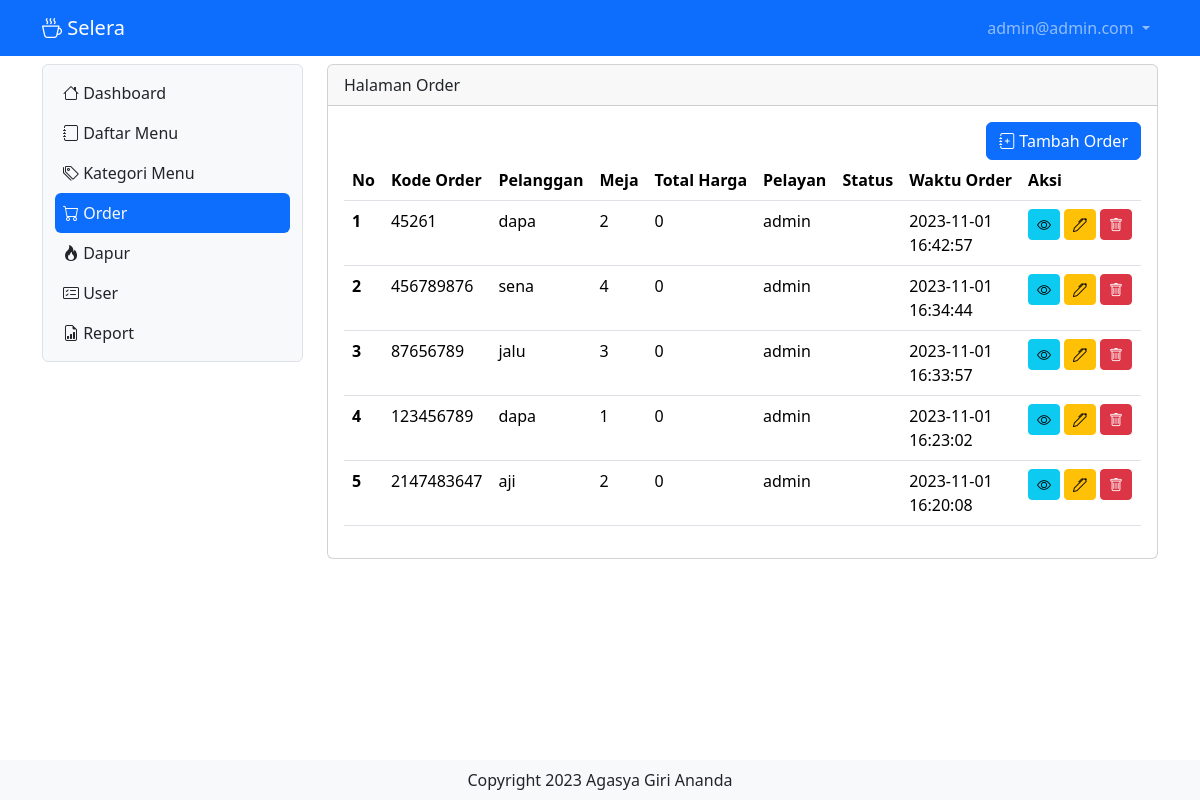
The app's page /order (signed in), older data.
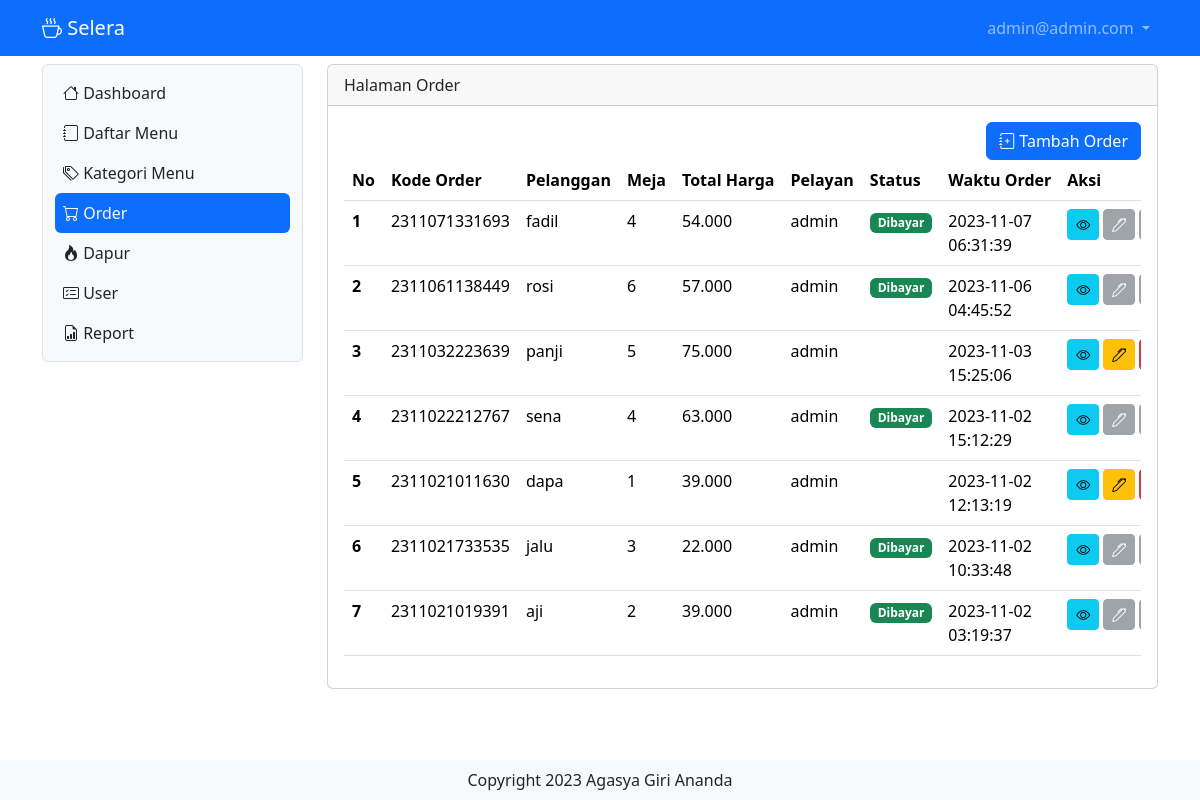
The same page, newer data.
### tables this page shows
CREATE TABLE `tb_order` (
  `id_order` bigint(20) NOT NULL,
  `pelanggan` varchar(255) NOT NULL,
  `meja` int(11) NOT NULL,
  `pelayan` int(11) NOT NULL,
  `waktu_order` timestamp NOT NULL DEFAULT current_timestamp() ON UPDATE current_timestamp()
);

CREATE TABLE `tb_user` (
  `id` int(11) NOT NULL,
  `nama` varchar(255) NOT NULL,
  `username` varchar(255) NOT NULL,
  `password` varchar(255) NOT NULL,
  `level` int(10) NOT NULL,
  `nohp` varchar(15) NOT NULL,
  `alamat` varchar(300) NOT NULL
);

### order.php (the view, shortened to what this page needs)
<?php
include "proses/connect.php";
$query = mysqli_query($conn, "SELECT *, SUM(harga*jumlah) AS harganya FROM tb_order
        LEFT JOIN tb_user on tb_user.id = tb_order.pelayan
        LEFT JOIN tb_list_order ON tb_list_order.kode_order = tb_order.id_order
        LEFT JOIN tb_daftar_menu ON tb_daftar_menu.id = tb_list_order.menu
        LEFT JOIN tb_bayar ON tb_bayar.id_bayar = tb_order.id_order
        GROUP BY id_order ORDER BY waktu_order DESC
        ");
while ($record = mysqli_fetch_array($query)) {
    $result[] = $record;
}
?>
<div class="col-lg-9 mt-2">
    <div class="card">
        <div class="card-header">
            Halaman Order
        </div>
        <div class="card-body">
            <div class="row">
                <div class="col d-flex justify-content-end">
                    <button class="btn btn-primary" data-bs-toggle="modal" data-bs-target="#ModalTambahUser"><i
                            class="bi bi-journal-plus"></i> Tambah Order</button>
                </div>
            </div>
            <?php
            if (empty($result)) {
                echo "Data makanan atau minuman tidak ada";
            } else {
                    ?>
                <div class="table-responsive">
                    <table class="table table-hover">
                        <thead>
                            <tr class="text-nowrap">
                                <th scope="col">No</th>
                                <th scope="col">Kode Order</th>
                                <th scope="col">Pelanggan</th>
                                <th scope="col">Meja</th>
                                <th scope="col">Total Harga</th>
                                <th scope="col">Pelayan</th>
                                <th scope="col">Status</th>
                                <th scope="col">Waktu Order</th>
                                <th scope="col">Aksi</th>
                            </tr>
                        </thead>
                        <tbody>
                            <?php
                            $no = 1;
                            foreach ($result as $row) {
                                ?>
                                <tr>
                                    <th scope="row">
                                        <?php echo $no++ ?>
                                    </th>
                                    <td>
                                        <?php echo $row['id_order'] ?>
                                    </td>
                                    <td>
                                        <?php echo $row['pelanggan'] ?>
                                    </td>
                                    <td>
                                        <?php echo $row['meja'] ?>
                                    </td>
                                    <td>
                                        <?php echo number_format((int)$row['harganya'], 0, ',', '.') ?>
                                    </td>
                                    <td>
                                        <?php echo $row['nama'] ?>
                                    </td>
                                    <td>
                                        <?php echo (!empty($row['id_bayar'])) ? "<span class='badge text-bg-success'>Dibayar</span>" : "" ; ?>
                                    </td>
                                    <td>
                                        <?php echo $row['waktu_order'] ?>
                                    </td>
                                    <td>
                                        <div class="d-flex">
                                            <a class="btn btn-info btn-sm me-1"
                                                href="./?x=orderitem&order=<?php echo $row['id_order'] . "&meja=" . $row['meja'] . "&pelanggan=" . $row['pelanggan'] ?>"><i
                                                    class="bi bi-eye"></i></a>
                                                    <button class="<?php echo (!empty($row['id_bayar'])) ? "btn btn-secondary btn-sm me-1 disabled" : "btn btn-warning btn-sm me-1" ; ?>" data-bs-toggle="modal"
                                                data-bs-target="#ModalEdit<?php echo $row['id_order'] ?>"><i
                                                    class="bi bi-pen"></i></button>
                                            <button class="<?php echo (!empty($row['id_bayar'])) ? "btn btn-secondary btn-sm me-1 disabled" : "btn btn-danger btn-sm me-1" ; ?>" data-bs-toggle="modal"
                                                data-bs-target="#ModalDelete<?php echo $row['id_order'] ?>"><i
                                                    class="bi bi-trash"></i></button>
                                        </div>
                                    </td>
                                </tr>
                                <?php
                            }
                            ?>
                        </tbody>
                    </table>
                    <?php
            }
            ?>
            </div>
        </div>
    </div>

Row changes from the older to the newer data that the page shows:
removed tb_order: id_order "45261", pelanggan "dapa", meja "2", harganya "0", pelayan.nama "admin", waktu_order "2023-11-01 16:42:57"
removed tb_order: id_order "456789876", pelanggan "sena", meja "4", harganya "0", pelayan.nama "admin", waktu_order "2023-11-01 16:34:44"
removed tb_order: id_order "87656789", pelanggan "jalu", meja "3", harganya "0", pelayan.nama "admin", waktu_order "2023-11-01 16:33:57"
removed tb_order: id_order "123456789", pelanggan "dapa", meja "1", harganya "0", pelayan.nama "admin", waktu_order "2023-11-01 16:23:02"
removed tb_order: id_order "2147483647", pelanggan "aji", meja "2", harganya "0", pelayan.nama "admin", waktu_order "2023-11-01 16:20:08"
added tb_order: id_order "2311071331693", pelanggan "fadil", meja "4", harganya "54.000", pelayan.nama "admin", shows "Dibayar", waktu_order "2023-11-07 06:31:39"
added tb_order: id_order "2311061138449", pelanggan "rosi", meja "6", harganya "57.000", pelayan.nama "admin", shows "Dibayar", waktu_order "2023-11-06 04:45:52"
added tb_order: id_order "2311032223639", pelanggan "panji", meja "5", harganya "75.000", pelayan.nama "admin", waktu_order "2023-11-03 15:25:06"
added tb_order: id_order "2311022212767", pelanggan "sena", meja "4", harganya "63.000", pelayan.nama "admin", shows "Dibayar", waktu_order "2023-11-02 15:12:29"
added tb_order: id_order "2311021011630", pelanggan "dapa", meja "1", harganya "39.000", pelayan.nama "admin", waktu_order "2023-11-02 12:13:19"
added tb_order: id_order "2311021733535", pelanggan "jalu", meja "3", harganya "22.000", pelayan.nama "admin", shows "Dibayar", waktu_order "2023-11-02 10:33:48"
added tb_order: id_order "2311021019391", pelanggan "aji", meja "2", harganya "39.000", pelayan.nama "admin", shows "Dibayar", waktu_order "2023-11-02 03:19:37"
